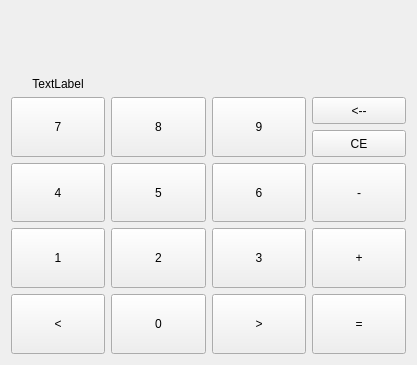
<?xml version="1.0" encoding="UTF-8"?>
<ui version="4.0">
 <class>CalcTimeWindow</class>
 <widget class="QWidget" name="CalcTimeWindow">
  <property name="windowModality">
   <enum>Qt::ApplicationModal</enum>
  </property>
  <property name="geometry">
   <rect>
    <x>0</x>
    <y>0</y>
    <width>417</width>
    <height>365</height>
   </rect>
  </property>
  <property name="maximumSize">
   <size>
    <width>500</width>
    <height>500</height>
   </size>
  </property>
  <property name="windowTitle">
   <string>Калькулятор времени</string>
  </property>
  <layout class="QGridLayout" name="gridLayout">
   <item row="0" column="0" colspan="4">
    <widget class="QLabel" name="DisplayEdit">
     <property name="maximumSize">
      <size>
       <width>500</width>
       <height>16777215</height>
      </size>
     </property>
     <property name="font">
      <font>
       <pointsize>10</pointsize>
      </font>
     </property>
     <property name="text">
      <string/>
     </property>
     <property name="wordWrap">
      <bool>true</bool>
     </property>
    </widget>
   </item>
   <item row="1" column="0">
    <widget class="QLabel" name="InfoLabel">
     <property name="sizePolicy">
      <sizepolicy hsizetype="Preferred" vsizetype="Maximum">
       <horstretch>0</horstretch>
       <verstretch>0</verstretch>
      </sizepolicy>
     </property>
     <property name="text">
      <string>TextLabel</string>
     </property>
     <property name="alignment">
      <set>Qt::AlignCenter</set>
     </property>
    </widget>
   </item>
   <item row="2" column="0">
    <widget class="QPushButton" name="SevenButton">
     <property name="sizePolicy">
      <sizepolicy hsizetype="Minimum" vsizetype="Minimum">
       <horstretch>0</horstretch>
       <verstretch>0</verstretch>
      </sizepolicy>
     </property>
     <property name="focusPolicy">
      <enum>Qt::NoFocus</enum>
     </property>
     <property name="text">
      <string>7</string>
     </property>
    </widget>
   </item>
   <item row="2" column="1">
    <widget class="QPushButton" name="EightButton">
     <property name="sizePolicy">
      <sizepolicy hsizetype="Minimum" vsizetype="Minimum">
       <horstretch>0</horstretch>
       <verstretch>0</verstretch>
      </sizepolicy>
     </property>
     <property name="focusPolicy">
      <enum>Qt::NoFocus</enum>
     </property>
     <property name="text">
      <string>8</string>
     </property>
    </widget>
   </item>
   <item row="2" column="2">
    <widget class="QPushButton" name="NineButton">
     <property name="sizePolicy">
      <sizepolicy hsizetype="Minimum" vsizetype="Minimum">
       <horstretch>0</horstretch>
       <verstretch>0</verstretch>
      </sizepolicy>
     </property>
     <property name="focusPolicy">
      <enum>Qt::NoFocus</enum>
     </property>
     <property name="text">
      <string>9</string>
     </property>
    </widget>
   </item>
   <item row="2" column="3">
    <layout class="QVBoxLayout" name="verticalLayout">
     <item>
      <widget class="QPushButton" name="DeleteButton">
       <property name="sizePolicy">
        <sizepolicy hsizetype="Minimum" vsizetype="Minimum">
         <horstretch>0</horstretch>
         <verstretch>0</verstretch>
        </sizepolicy>
       </property>
       <property name="focusPolicy">
        <enum>Qt::NoFocus</enum>
       </property>
       <property name="text">
        <string>&lt;--</string>
       </property>
      </widget>
     </item>
     <item>
      <widget class="QPushButton" name="ResetButton">
       <property name="sizePolicy">
        <sizepolicy hsizetype="Minimum" vsizetype="Minimum">
         <horstretch>0</horstretch>
         <verstretch>0</verstretch>
        </sizepolicy>
       </property>
       <property name="focusPolicy">
        <enum>Qt::NoFocus</enum>
       </property>
       <property name="text">
        <string>CE</string>
       </property>
      </widget>
     </item>
    </layout>
   </item>
   <item row="3" column="0">
    <widget class="QPushButton" name="FourButton">
     <property name="sizePolicy">
      <sizepolicy hsizetype="Minimum" vsizetype="Minimum">
       <horstretch>0</horstretch>
       <verstretch>0</verstretch>
      </sizepolicy>
     </property>
     <property name="focusPolicy">
      <enum>Qt::NoFocus</enum>
     </property>
     <property name="text">
      <string>4</string>
     </property>
    </widget>
   </item>
   <item row="3" column="1">
    <widget class="QPushButton" name="FiveButton">
     <property name="sizePolicy">
      <sizepolicy hsizetype="Minimum" vsizetype="Minimum">
       <horstretch>0</horstretch>
       <verstretch>0</verstretch>
      </sizepolicy>
     </property>
     <property name="focusPolicy">
      <enum>Qt::NoFocus</enum>
     </property>
     <property name="text">
      <string>5</string>
     </property>
    </widget>
   </item>
   <item row="3" column="2">
    <widget class="QPushButton" name="SixButton">
     <property name="sizePolicy">
      <sizepolicy hsizetype="Minimum" vsizetype="Minimum">
       <horstretch>0</horstretch>
       <verstretch>0</verstretch>
      </sizepolicy>
     </property>
     <property name="focusPolicy">
      <enum>Qt::NoFocus</enum>
     </property>
     <property name="text">
      <string>6</string>
     </property>
    </widget>
   </item>
   <item row="3" column="3">
    <widget class="QPushButton" name="MinusButton">
     <property name="sizePolicy">
      <sizepolicy hsizetype="Minimum" vsizetype="Minimum">
       <horstretch>0</horstretch>
       <verstretch>0</verstretch>
      </sizepolicy>
     </property>
     <property name="focusPolicy">
      <enum>Qt::NoFocus</enum>
     </property>
     <property name="text">
      <string>-</string>
     </property>
    </widget>
   </item>
   <item row="4" column="0">
    <widget class="QPushButton" name="OneButton">
     <property name="sizePolicy">
      <sizepolicy hsizetype="Minimum" vsizetype="Minimum">
       <horstretch>0</horstretch>
       <verstretch>0</verstretch>
      </sizepolicy>
     </property>
     <property name="focusPolicy">
      <enum>Qt::NoFocus</enum>
     </property>
     <property name="text">
      <string>1</string>
     </property>
    </widget>
   </item>
   <item row="4" column="1">
    <widget class="QPushButton" name="TwoButton">
     <property name="sizePolicy">
      <sizepolicy hsizetype="Minimum" vsizetype="Minimum">
       <horstretch>0</horstretch>
       <verstretch>0</verstretch>
      </sizepolicy>
     </property>
     <property name="focusPolicy">
      <enum>Qt::NoFocus</enum>
     </property>
     <property name="text">
      <string>2</string>
     </property>
    </widget>
   </item>
   <item row="4" column="2">
    <widget class="QPushButton" name="ThreeButton">
     <property name="sizePolicy">
      <sizepolicy hsizetype="Minimum" vsizetype="Minimum">
       <horstretch>0</horstretch>
       <verstretch>0</verstretch>
      </sizepolicy>
     </property>
     <property name="focusPolicy">
      <enum>Qt::NoFocus</enum>
     </property>
     <property name="text">
      <string>3</string>
     </property>
    </widget>
   </item>
   <item row="4" column="3">
    <widget class="QPushButton" name="PlusButton">
     <property name="sizePolicy">
      <sizepolicy hsizetype="Minimum" vsizetype="Minimum">
       <horstretch>0</horstretch>
       <verstretch>0</verstretch>
      </sizepolicy>
     </property>
     <property name="focusPolicy">
      <enum>Qt::NoFocus</enum>
     </property>
     <property name="text">
      <string>+</string>
     </property>
    </widget>
   </item>
   <item row="5" column="0">
    <widget class="QPushButton" name="LeftButton">
     <property name="sizePolicy">
      <sizepolicy hsizetype="Minimum" vsizetype="Minimum">
       <horstretch>0</horstretch>
       <verstretch>0</verstretch>
      </sizepolicy>
     </property>
     <property name="focusPolicy">
      <enum>Qt::NoFocus</enum>
     </property>
     <property name="text">
      <string>&lt;</string>
     </property>
    </widget>
   </item>
   <item row="5" column="1">
    <widget class="QPushButton" name="ZeroButton">
     <property name="sizePolicy">
      <sizepolicy hsizetype="Minimum" vsizetype="Minimum">
       <horstretch>0</horstretch>
       <verstretch>0</verstretch>
      </sizepolicy>
     </property>
     <property name="focusPolicy">
      <enum>Qt::NoFocus</enum>
     </property>
     <property name="text">
      <string>0</string>
     </property>
    </widget>
   </item>
   <item row="5" column="2">
    <widget class="QPushButton" name="RightButton">
     <property name="sizePolicy">
      <sizepolicy hsizetype="Minimum" vsizetype="Minimum">
       <horstretch>0</horstretch>
       <verstretch>0</verstretch>
      </sizepolicy>
     </property>
     <property name="focusPolicy">
      <enum>Qt::NoFocus</enum>
     </property>
     <property name="text">
      <string>&gt;</string>
     </property>
    </widget>
   </item>
   <item row="5" column="3">
    <widget class="QPushButton" name="EqualButton">
     <property name="sizePolicy">
      <sizepolicy hsizetype="Minimum" vsizetype="Minimum">
       <horstretch>0</horstretch>
       <verstretch>0</verstretch>
      </sizepolicy>
     </property>
     <property name="focusPolicy">
      <enum>Qt::NoFocus</enum>
     </property>
     <property name="text">
      <string>=</string>
     </property>
    </widget>
   </item>
  </layout>
 </widget>
 <resources/>
 <connections/>
</ui>
